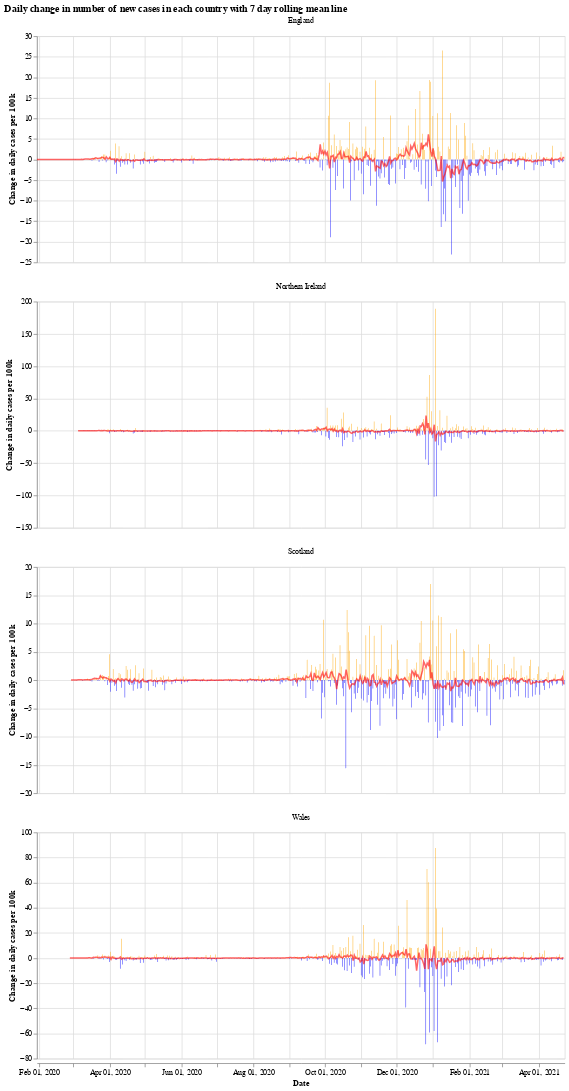

Notebook code for this chart:
### Markdown cell above
We will use the Python library `Altair` for visualising the data, see the [altair docs](https://altair-viz.github.io/) for more information.

First we have a graph which shows the daily change in the number of new cases for each country. This number jumps up and down all over the place, which is likely due to delay in reporting of new cases over the weekend. Another interesting thing is that it looks like the daily cases in Wales experienced a much shorter period of calm over the summer (calm in the sense of daily cases not jumping up and down).

The orange bars are days when the number of new cases (per 100k population) was more than the previous day, while the blue are days when the number of new cases dropped. The red line is the 7 day moving average. 

When the moving average line is below 0, it means that there is a consistent drop in new cases. We can see this clearly happening around the times that lockdowns were introduced (though, to varying degrees). I will update the graphs soon with a marker of when each lockdown started.

### Code cell
# collapse
import altair as alt

bars = alt.Chart(uk_cases).mark_bar().encode(
    x=alt.X("yearmonthdate(date):T", axis=alt.Axis(title='Date')),
    y=alt.Y("casesChangeRate:Q", axis=alt.Axis(title='Change in daily cases per 100k')),
    tooltip='casesChange',
    color=alt.condition(
        alt.datum.casesChangeRate > 0,
        alt.value("orange"),  # The positive color
        alt.value("blue")  # The negative color
    )
).properties(title='Daily change in number of new cases with 7 day rolling mean',width=700).interactive()

line = alt.Chart(uk_cases).mark_line(
    color='red',
    size=2,
    opacity=0.6
).transform_window(
    rolling_mean='mean(casesChangeRate)',
    frame=[0, 7],
    groupby=['areaName']
).encode(
    x='yearmonthdate(date):T',
    y='rolling_mean:Q'
)

alt.layer(bars, line, data=uk_cases).facet(alt.Column(
    'areaName', title=''), columns=1).resolve_scale(y='independent').properties(title='Daily change in number of new cases in each country with 7 day rolling mean line')

### Figure 1 — Vega-Lite specification as saved in the notebook (floating-point values rounded to 4 significant figures; data arrays with more than 128 entries replaced by an {"elided": "..."} marker saying what was removed)
{"config": {"view": {"continuousWidth": 400, "continuousHeight": 300}}, "data": {"name": "data-896c22573a0fbec13ea111776dd90e7a"}, "facet": {"type": "nominal", "field": "areaName", "title": ""}, "spec": {"layer": [{"mark": "bar", "encoding": {"color": {"condition": {"value": "orange", "test": "(datum.casesChangeRate > 0)"}, "value": "blue"}, "tooltip": {"type": "quantitative", "field": "casesChange"}, "x": {"type": "temporal", "axis": {"title": "Date"}, "field": "date", "timeUnit": "yearmonthdate"}, "y": {"type": "quantitative", "axis": {"title": "Change in daily cases per 100k"}, "field": "casesChangeRate"}}, "selection": {"selector001": {"type": "interval", "bind": "scales", "encodings": ["x", "y"]}}, "title": "Daily change in number of new cases with 7 day rolling mean", "width": 700}, {"mark": {"type": "line", "color": "red", "opacity": 0.6, "size": 2}, "encoding": {"x": {"type": "temporal", "field": "date", "timeUnit": "yearmonthdate"}, "y": {"type": "quantitative", "field": "rolling_mean"}}, "transform": [{"window": [{"op": "mean", "field": "casesChangeRate", "as": "rolling_mean"}], "frame": [0, 7], "groupby": ["areaName"]}]}]}, "columns": 1, "resolve": {"scale": {"y": "independent"}}, "title": "Daily change in number of new cases in each country with 7 day rolling mean line", "$schema": "https://vega.github.io/schema/vega-lite/v4.8.1.json", "datasets": {"data-896c22573a0fbec13ea111776dd90e7a": {"elided": "1704 records"}}}
